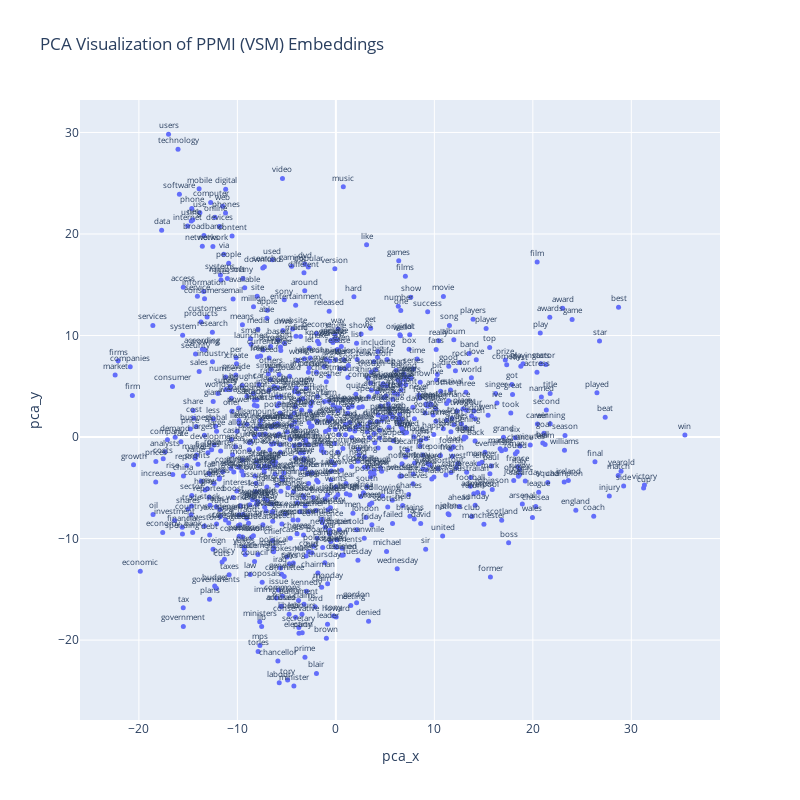
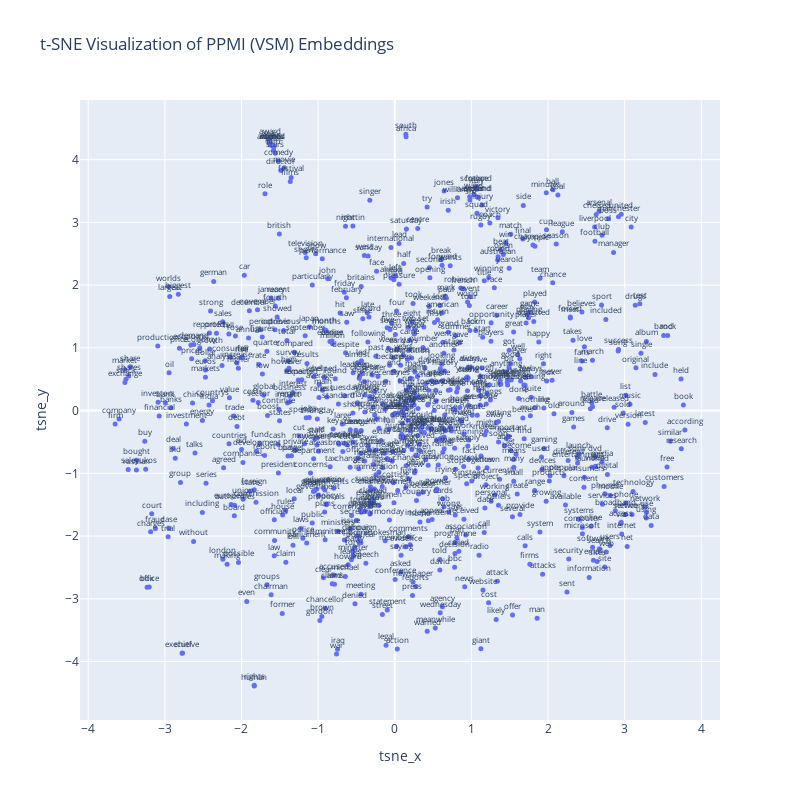
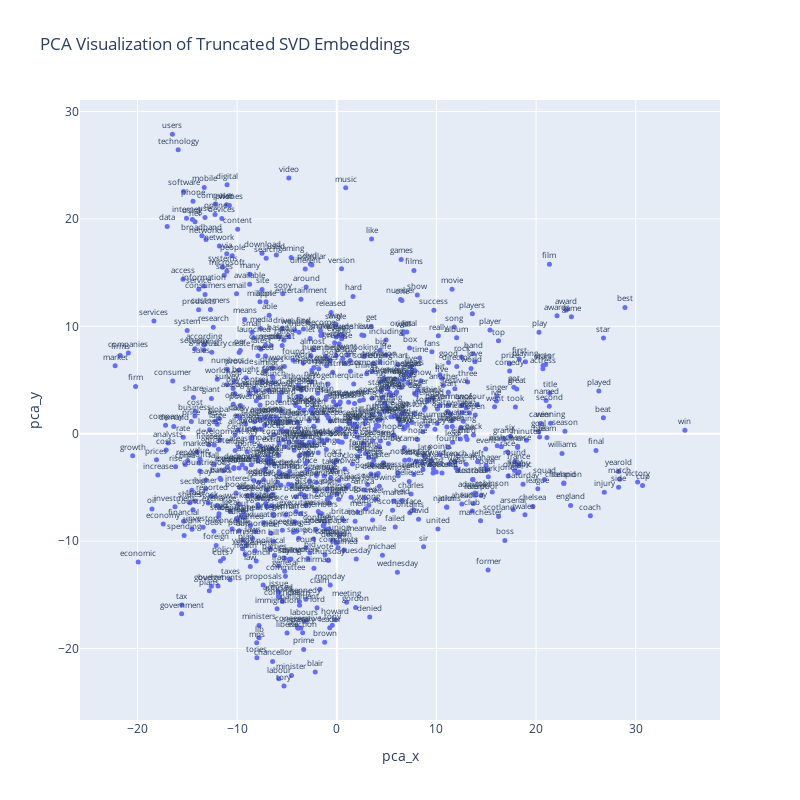
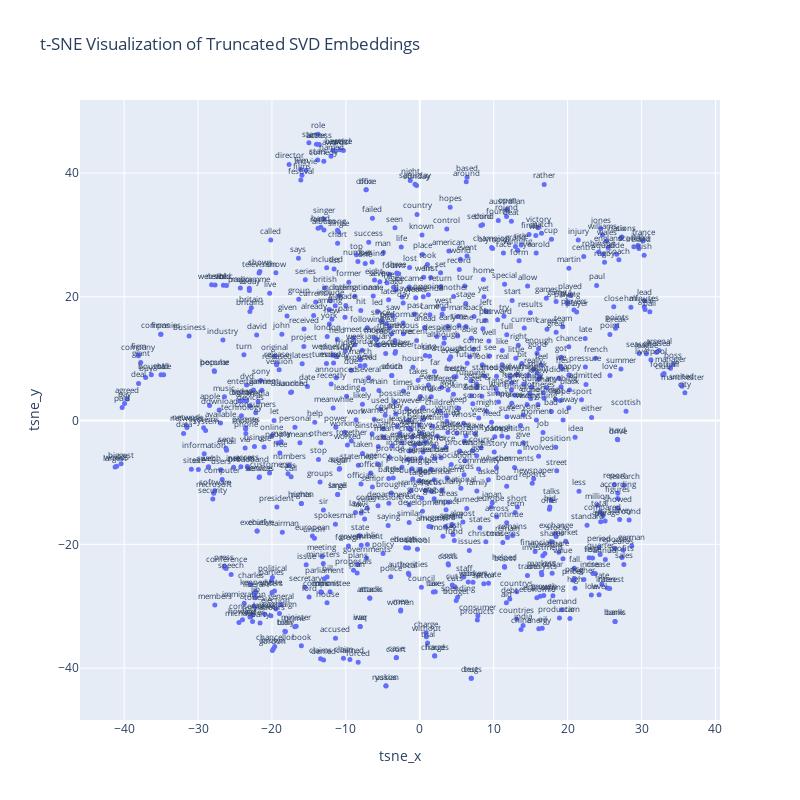

Notebook code cell kept with these figures, in order:
### Markdown cell above
4. Create Interactive Plots

### Code cell
def create_plots(df, model_name):
    """Generates PCA and t-SNE plots for a given model."""
    # PCA Plot
    fig_pca = px.scatter(df, x='pca_x', y='pca_y', text='word',
                         title=f'PCA Visualization of {model_name} Embeddings')
    fig_pca.update_traces(textposition='top center', mode='markers+text', textfont_size=8, marker=dict(size=5))
    fig_pca.update_layout(height=800, width=800, showlegend=False)
    fig_pca.show()
    
    # t-SNE Plot
    fig_tsne = px.scatter(df, x='tsne_x', y='tsne_y', text='word',
                          title=f't-SNE Visualization of {model_name} Embeddings')
    fig_tsne.update_traces(textposition='top center', mode='markers+text', textfont_size=8, marker=dict(size=5))
    fig_tsne.update_layout(height=800, width=800, showlegend=False)
    fig_tsne.show()


# Create DataFrames and plot for each model
models_data = {
    'PPMI (VSM)': (ppmi_pca, ppmi_tsne),
    'Truncated SVD': (svd_pca, svd_tsne),
    'Word2Vec': (word2vec_pca, word2vec_tsne)
}

for model_name, (pca_data, tsne_data) in models_data.items():
    df = pd.DataFrame({
        'word': plot_words,
        'pca_x': pca_data[:, 0],
        'pca_y': pca_data[:, 1],
        'tsne_x': tsne_data[:, 0],
        'tsne_y': tsne_data[:, 1]
    })
    create_plots(df, model_name)

### Figure 1 — Plotly figure (JSON) as saved in the notebook; plotly's stock layout.template omitted (floating-point values rounded to 4 significant figures; data arrays with more than 128 entries replaced by an {"elided": "..."} marker saying what was removed)
{"data": [{"hovertemplate": "pca_x=%{x}<br>pca_y=%{y}<br>word=%{text}<extra></extra>", "legendgroup": "", "marker": {"color": "#636efa", "size": 5, "symbol": "circle"}, "mode": "markers+text", "name": "", "orientation": "v", "showlegend": false, "text": {"elided": "750 str values"}, "textfont": {"size": 8}, "textposition": "top center", "type": "scatter", "x": {"elided": "750 float values"}, "xaxis": "x", "y": {"elided": "750 float values"}, "yaxis": "y"}], "layout": {"height": 800, "legend": {"tracegroupgap": 0}, "showlegend": false, "title": {"text": "PCA Visualization of PPMI (VSM) Embeddings"}, "width": 800, "xaxis": {"anchor": "y", "domain": [0, 1], "title": {"text": "pca_x"}}, "yaxis": {"anchor": "x", "domain": [0, 1], "title": {"text": "pca_y"}}}}

### Figure 2 — Plotly figure (JSON) as saved in the notebook; plotly's stock layout.template omitted (floating-point values rounded to 4 significant figures; data arrays with more than 128 entries replaced by an {"elided": "..."} marker saying what was removed)
{"data": [{"hovertemplate": "tsne_x=%{x}<br>tsne_y=%{y}<br>word=%{text}<extra></extra>", "legendgroup": "", "marker": {"color": "#636efa", "size": 5, "symbol": "circle"}, "mode": "markers+text", "name": "", "orientation": "v", "showlegend": false, "text": {"elided": "750 str values"}, "textfont": {"size": 8}, "textposition": "top center", "type": "scatter", "x": {"elided": "750 float values"}, "xaxis": "x", "y": {"elided": "750 float values"}, "yaxis": "y"}], "layout": {"height": 800, "legend": {"tracegroupgap": 0}, "showlegend": false, "title": {"text": "t-SNE Visualization of PPMI (VSM) Embeddings"}, "width": 800, "xaxis": {"anchor": "y", "domain": [0, 1], "title": {"text": "tsne_x"}}, "yaxis": {"anchor": "x", "domain": [0, 1], "title": {"text": "tsne_y"}}}}

### Figure 3 — Plotly figure (JSON) as saved in the notebook; plotly's stock layout.template omitted (floating-point values rounded to 4 significant figures; data arrays with more than 128 entries replaced by an {"elided": "..."} marker saying what was removed)
{"data": [{"hovertemplate": "pca_x=%{x}<br>pca_y=%{y}<br>word=%{text}<extra></extra>", "legendgroup": "", "marker": {"color": "#636efa", "size": 5, "symbol": "circle"}, "mode": "markers+text", "name": "", "orientation": "v", "showlegend": false, "text": {"elided": "750 str values"}, "textfont": {"size": 8}, "textposition": "top center", "type": "scatter", "x": {"elided": "750 float values"}, "xaxis": "x", "y": {"elided": "750 float values"}, "yaxis": "y"}], "layout": {"height": 800, "legend": {"tracegroupgap": 0}, "showlegend": false, "title": {"text": "PCA Visualization of Truncated SVD Embeddings"}, "width": 800, "xaxis": {"anchor": "y", "domain": [0, 1], "title": {"text": "pca_x"}}, "yaxis": {"anchor": "x", "domain": [0, 1], "title": {"text": "pca_y"}}}}

### Figure 4 — Plotly figure (JSON) as saved in the notebook; plotly's stock layout.template omitted (floating-point values rounded to 4 significant figures; data arrays with more than 128 entries replaced by an {"elided": "..."} marker saying what was removed)
{"data": [{"hovertemplate": "tsne_x=%{x}<br>tsne_y=%{y}<br>word=%{text}<extra></extra>", "legendgroup": "", "marker": {"color": "#636efa", "size": 5, "symbol": "circle"}, "mode": "markers+text", "name": "", "orientation": "v", "showlegend": false, "text": {"elided": "750 str values"}, "textfont": {"size": 8}, "textposition": "top center", "type": "scatter", "x": {"elided": "750 float values"}, "xaxis": "x", "y": {"elided": "750 float values"}, "yaxis": "y"}], "layout": {"height": 800, "legend": {"tracegroupgap": 0}, "showlegend": false, "title": {"text": "t-SNE Visualization of Truncated SVD Embeddings"}, "width": 800, "xaxis": {"anchor": "y", "domain": [0, 1], "title": {"text": "tsne_x"}}, "yaxis": {"anchor": "x", "domain": [0, 1], "title": {"text": "tsne_y"}}}}
